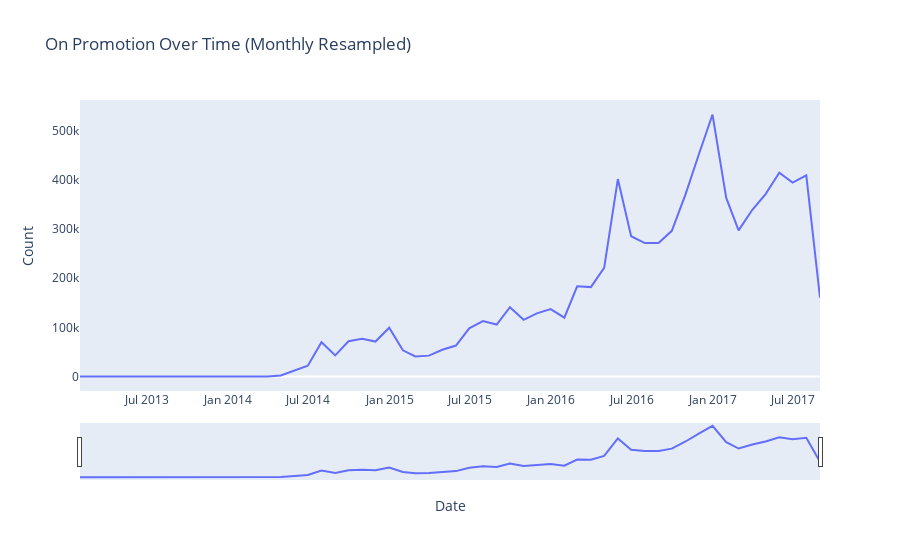

The notebook cell saved with this chart:
### Markdown cell above
NB: in order to gain more meaning of the onpromotion column, resampling was employed to aggregate the data over a specific time frequency.

### Code cell
# Resample on a monthly frequency and count the occurrences of 'onpromotion'
onpromotion_resampled = train_df.resample('M', on='date')['onpromotion'].sum().reset_index()

# Plotting with Plotly
fig = px.line(onpromotion_resampled, x='date', y='onpromotion', title='On Promotion Over Time (Monthly Resampled)',
              labels={'onpromotion': 'Count'}, line_shape='linear')

fig.update_xaxes(title_text='Date', showgrid=False)
fig.update_yaxes(title_text='Count', showgrid=False)

# Add a range slider
fig.update_layout(xaxis_rangeslider_visible=True)

fig.show()

### Figure 1 — Plotly figure (JSON) as saved in the notebook; plotly's stock layout.template omitted (floating-point values rounded to 4 significant figures)
{"data": [{"hovertemplate": "date=%{x}<br>Count=%{y}<extra></extra>", "legendgroup": "", "line": {"color": "#636efa", "dash": "solid", "shape": "linear"}, "marker": {"symbol": "circle"}, "mode": "lines", "name": "", "orientation": "v", "showlegend": false, "type": "scatter", "x": ["2013-01-31T00:00:00", "2013-02-28T00:00:00", "2013-03-31T00:00:00", "2013-04-30T00:00:00", "2013-05-31T00:00:00", "2013-06-30T00:00:00", "2013-07-31T00:00:00", "2013-08-31T00:00:00", "2013-09-30T00:00:00", "2013-10-31T00:00:00", "2013-11-30T00:00:00", "2013-12-31T00:00:00", "2014-01-31T00:00:00", "2014-02-28T00:00:00", "2014-03-31T00:00:00", "2014-04-30T00:00:00", "2014-05-31T00:00:00", "2014-06-30T00:00:00", "2014-07-31T00:00:00", "2014-08-31T00:00:00", "2014-09-30T00:00:00", "2014-10-31T00:00:00", "2014-11-30T00:00:00", "2014-12-31T00:00:00", "2015-01-31T00:00:00", "2015-02-28T00:00:00", "2015-03-31T00:00:00", "2015-04-30T00:00:00", "2015-05-31T00:00:00", "2015-06-30T00:00:00", "2015-07-31T00:00:00", "2015-08-31T00:00:00", "2015-09-30T00:00:00", "2015-10-31T00:00:00", "2015-11-30T00:00:00", "2015-12-31T00:00:00", "2016-01-31T00:00:00", "2016-02-29T00:00:00", "2016-03-31T00:00:00", "2016-04-30T00:00:00", "2016-05-31T00:00:00", "2016-06-30T00:00:00", "2016-07-31T00:00:00", "2016-08-31T00:00:00", "2016-09-30T00:00:00", "2016-10-31T00:00:00", "2016-11-30T00:00:00", "2016-12-31T00:00:00", "2017-01-31T00:00:00", "2017-02-28T00:00:00", "2017-03-31T00:00:00", "2017-04-30T00:00:00", "2017-05-31T00:00:00", "2017-06-30T00:00:00", "2017-07-31T00:00:00", "2017-08-31T00:00:00"], "xaxis": "x", "y": [0, 0, 0, 0, 0, 0, 0, 0, 0, 0, 0, 0, 0, 0, 0, 1939, 11575, 21850, 69665, 42940, 71659, 76899, 71034, 99203, 53148, 40744, 42360, 54375, 62882, 97827, 112742, 105614, 140873, 115220, 128497, 137115, 119578, 183541, 181790, 220838, 401676, 285416, 271418, 271592, 296361, 370514, 451636, 532984, 363428, 297254, 339291, 371042, 414646, 394582, 409128, 160278], "yaxis": "y"}], "layout": {"legend": {"tracegroupgap": 0}, "title": {"text": "On Promotion Over Time (Monthly Resampled)"}, "xaxis": {"anchor": "y", "domain": [0, 1], "rangeslider": {"visible": true}, "showgrid": false, "title": {"text": "Date"}}, "yaxis": {"anchor": "x", "domain": [0, 1], "showgrid": false, "title": {"text": "Count"}}}}
